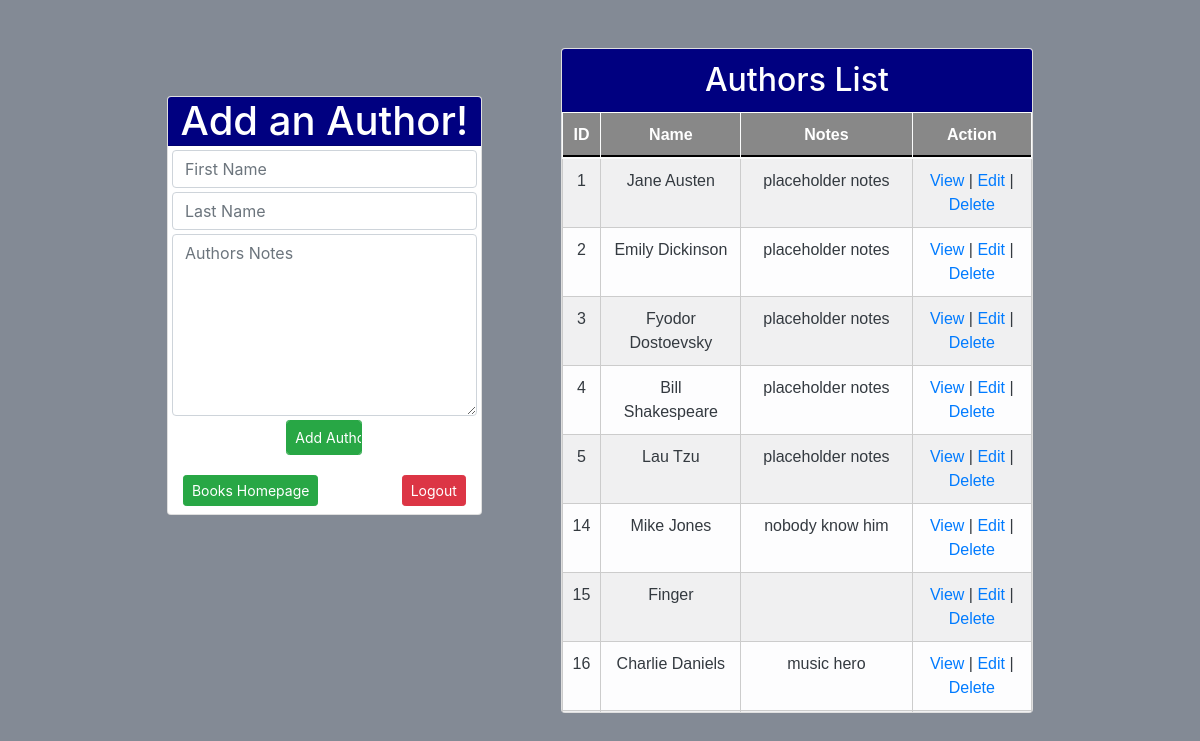
The page /authorsHomepage on the database its author committed.
### booksAuthorsApp/models.py (models this page shows, shortened)
class Author (models.Model):
    books = models.ManyToManyField(
        Book, related_name="authors")
    fname = models.CharField(max_length=45)
    lname = models.CharField(max_length=45)
    notes = models.TextField("")
    created_at = models.DateTimeField(auto_now_add=True)
    updated_at = models.DateTimeField(auto_now=True)
    objects = AuthorManager()      #this is addition from class AuthorManager

### booksAuthorsApp/views.py (the view)
# urls.py: path("authorsHomepage", views.authorsHomepage),
def authorsHomepage(request):
    allAuthors = Author.objects.all()
    context = {
        'allTheAuthors' : allAuthors
    }
    return render (request, "authorsHomepage.html", context)

### booksAuthorsApp/templates/authorsHomepage.html (shortened to what this page needs)
<!DOCTYPE html>
<html lang="en">
<head>
    <link rel="stylesheet" href="https://stackpath.bootstrapcdn.com/bootstrap/4.5.2/css/bootstrap.min.css"
>
</head>
<body class="col" style="background-color:rgb(131,138,149)">
    <div class="col-10 d-flex justify-content-around align-items-start mt-5 mx-auto">
        <div class="col-sm-4 p-0 mt-5">
            <div class="col card p-0">
                <h1 class="card-header text-center text-white p-0" style="background-color: navy;">Add an Author!</h1>
                <div class="card-body p-0">
                    <form action="/createAuthor" method="POST" class="form-group text-center mx-auto p-1">
                        <input type="text" name="fname" id="author" placeholder="First Name" class="form-control mb-1">
                        <input type="text" name="lname" id="author" placeholder="Last Name" class="form-control mb-1">
                        <textarea name="notes" id="" cols="30" rows="7" placeholder="Authors Notes"
                            class="form-control mb-1"></textarea>
                        <input type="submit" value="Add Author" class="btn btn-sm btn-success form-control col-3">
                    </form>
                    <div class="col d-flex justify-content-between mb-2">
                        <a href="/booksHomepage" class="btn btn-sm btn-success">Books Homepage</a>
                        <a href="/logout" class="btn btn-sm btn-danger">Logout</a>
                    </div>
                </div>
            </div>
        </div>
        <div class="col-sm-6 card p-0 text-center">
            <h2 class="card-header text-center text-white" style="background-color: navy;">Authors List</h2>
            <div class="scrollable text-center" style="height: 600px; overflow-y: scroll;">
                <table class="table sticky table-bordered table-light table-striped table-hover text-center">
                    <thead class="table-dark">
                        <tr class="text-white">
                            <th scope="col">ID</th>
                            <th scope="col">Name</th>
                            <th scope="col">Notes</th>
                            <th scope="col">Action</th>
                        </tr>
                    </thead>
                    <tbody class="text-dark">
                        {% for author in allTheAuthors %}
                        <tr class="">
                            <td scope="col">{{author.id}}</td>
                            <td scope="col">{{author.fname}} {{author.lname}}</td>
                            <td scope="col">{{author.notes}}</td>
                            <td scope="col"><a href="/author/{{author.id}}">View</a> | <a
                                    href="/editAuthor/{{author.id}}">Edit</a>
                                | <a href="/deleteAuthor/{{author.id}}">Delete</a></td>
                        </tr>
                        {% endfor %}
                    </tbody>
                </table>
            </div>
        </div>
</body>
</html>

### booksAuthorsApp/templates/authorsHomepage.html (style rules this page uses)
.table { font-family: sans-serif; border-collapse: collapse; }
.table th, .table td { padding: 10px; border: 1px solid #cccccc; }
.table th { background: #888888; color: #ffffff; }
.table.sticky th { position: sticky; top: 0; }
.table.sticky th::after { content: ''; width: 100%; height: 2px; position: absolute; bottom: 0; left: 0; background: black; }

### rows shown on the page
Author: id "1", fname "Jane", lname "Austen", notes "placeholder notes"
Author: id "2", fname "Emily", lname "Dickinson", notes "placeholder notes"
Author: id "3", fname "Fyodor", lname "Dostoevsky", notes "placeholder notes"
Author: id "4", fname "Bill", lname "Shakespeare", notes "placeholder notes"
Author: id "5", fname "Lau", lname "Tzu", notes "placeholder notes"
Author: id "14", fname "Mike", lname "Jones", notes "nobody know him"
Author: id "15", fname "Finger"
Author: id "16", fname "Charlie", lname "Daniels", notes "music hero"
